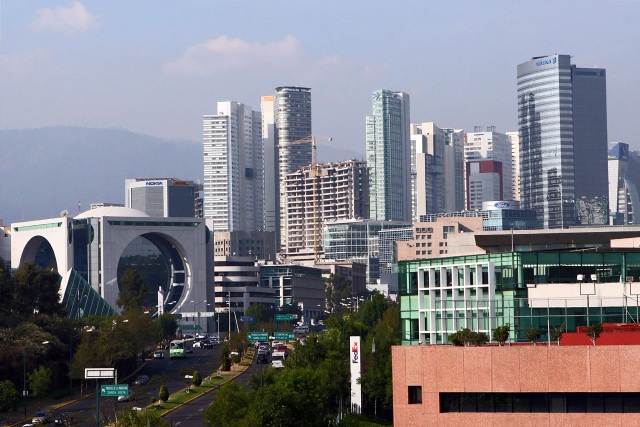
#> input picture semana_5/img.jpg, 1280 x 854 px (shown at 1/2 size)
$ python main.py
#> lines starting #> are read from the running program, lines starting #| are printed output that depends on the picture; after the words box and inside, x2 and y2 are one past the last pixel; in counts of white or black regions, pixels touching at a corner belong together
from __future__ import print_function
import cv2 as cv
import numpy as np
import argparse
import random as rng
source_window = 'Image'
maxTrackbar = 100
rng.seed(12345)
def goodFeaturesToTrack_Demo(val):
    maxCorners = max(val, 1)
    # Parameters for Shi-Tomasi algorithm
    qualityLevel = 0.01
    minDistance = 10
    blockSize = 3
    gradientSize = 3
    useHarrisDetector = False
    k = 0.04
    # Copy the source image
    copy = np.copy(src)
    # Apply corner detection
    corners = cv.goodFeaturesToTrack(src_gray, maxCorners, qualityLevel, minDistance, None, \
        blockSize=blockSize, gradientSize=gradientSize, useHarrisDetector=useHarrisDetector, k=k)
    # Draw corners detected
    print('** Number of corners detected:', corners.shape[0])
    radius = 4
    for i in range(corners.shape[0]):
        cv.circle(copy, (corners[i,0,0], corners[i,0,1]), radius, (rng.randint(0,256), rng.randint(0,256), rng.randint(0,256)), cv.FILLED)
    # Show what you got
    cv.namedWindow(source_window)
    cv.imshow(source_window, copy)

# Load source image and convert it to gray
parser = argparse.ArgumentParser(description='Code for Shi-Tomasi corner detector ')
parser.add_argument('--input', help='Path to input image.', default='img.jpg')
args = parser.parse_args()
src = cv.imread(cv.samples.findFile(args.input))
#> src is the input picture: shape (854, 1280, 3); mean B, G, R 133.5, 125.5, 125.8
if src is None:
    print('Could not open or find the image:', args.input)
    exit(0)
src_gray = cv.cvtColor(src, cv.COLOR_BGR2GRAY)
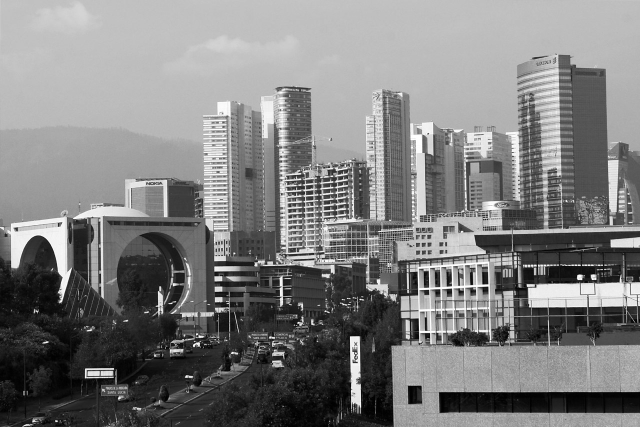
#> src_gray: shape (854, 1280) (shown at 1/2 size); min 0, max 255, mean 126.5
# Create a window and a trackbar
cv.namedWindow(source_window)
maxCorners = 23 # initial threshold
cv.createTrackbar('Threshold: ', source_window, maxCorners, maxTrackbar, goodFeaturesToTrack_Demo)
cv.imshow(source_window, src)
goodFeaturesToTrack_Demo(maxCorners)
#> in goodFeaturesToTrack_Demo, `corners = cv.goodFeaturesToTrack(src_gray, maxCorners, qualityLevel, m..`: corners = 23 rows, first 8: [1165, 530], [1205, 530], [719, 599], [595, 646], [114, 842], [1117, 530], [648, 522], [1058, 613]
#| ** Number of corners detected: 23
#> after the loop in goodFeaturesToTrack_Demo, `for i in range(corners.shape[0]):`:
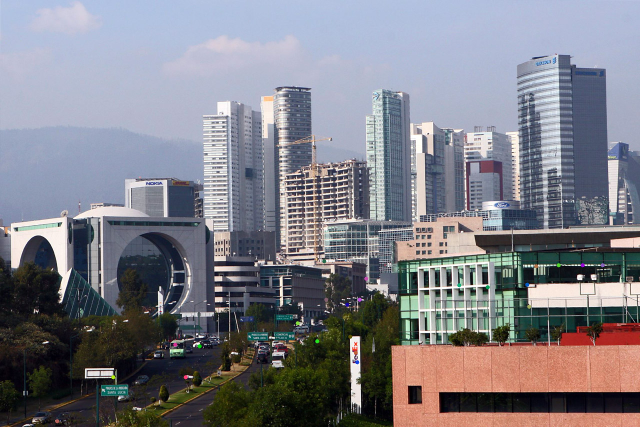
#> copy: shape (854, 1280, 3) (shown at 1/2 size); 0.1% of pixels changed, all inside (x1, y1, x2, y2) = (110, 518, 1210, 847)
cv.waitKey()

$ run again, with semana_5/image1.jpg copied over semana_5/img.jpg
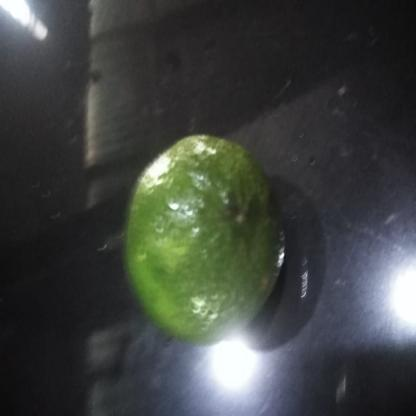
#> input picture semana_5/image1.jpg, 416 x 416 px
#> src is the input picture: shape (416, 416, 3); mean B, G, R 64, 67.5, 63.1
#> `src_gray = cv.cvtColor(src, cv.COLOR_BGR2GRAY)`:
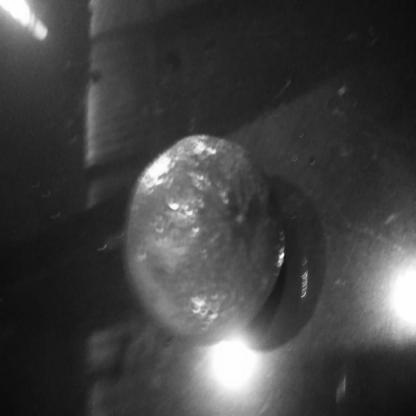
#> src_gray: shape (416, 416); min 12, max 255, mean 65.8
#> corners = 23 rows, first 8: [282, 253], [301, 296], [214, 150], [191, 211], [197, 229], [306, 272], [202, 178], [279, 264]
#| ** Number of corners detected: 23
#> after the loop in goodFeaturesToTrack_Demo, `for i in range(corners.shape[0]):`:
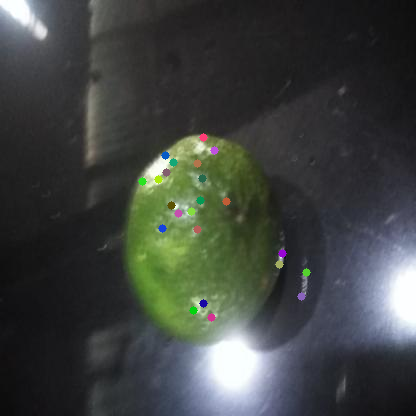
#> copy: shape (416, 416, 3); 0.65% of pixels changed, all inside (x1, y1, x2, y2) = (138, 133, 311, 322)
